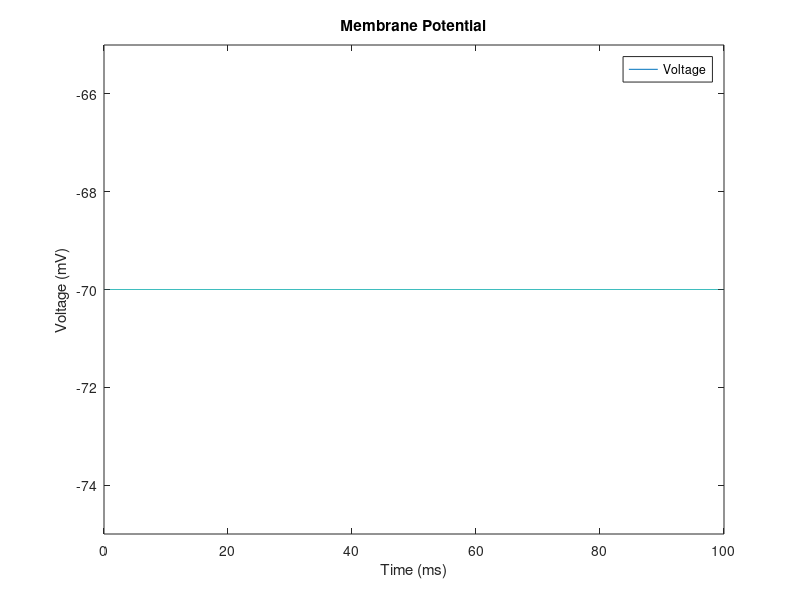
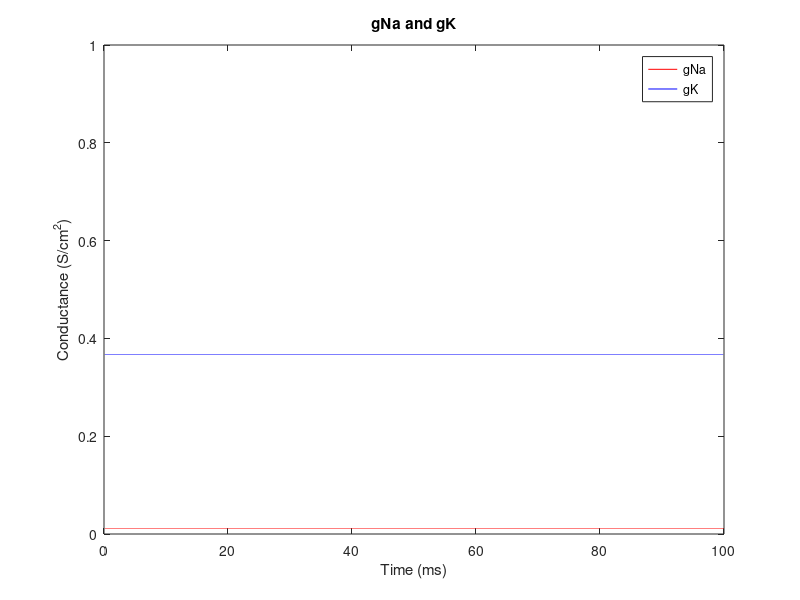

Reproduce these figures in MATLAB, in order.
clc;
clear;
% Initialize Time
stepsize = 1/1000; % This is the step size taken to get from 0 to 100
                   % It seems any stepsize smaller than 1/100 will work
t = [0:stepsize:100]; %Time

% Constants
gKcon = 36; %mS/cm^2
gNacon = 120; %mS/cm^2
gL = 0.3; %mS/cm^2
EK = -12; %mS/cm^2
ENa = 115; %mV
EL = 10.6; %mV
Vrest = 0; %mV Originally -70mV, but this will be corrected at the end.
           %Simplification method based on Piazza comment.
Cm = 1; %uF/cm^2

% Initial Conditions
Vm = ones(1,length(t)).*0; %Initializes the membrane voltage vector which 
                           %is the same size as the time vector, to zero
  
am = 0.1*((25-Vrest)/(exp((25-Vrest)/10)-1));
bm = 4*exp(-1*Vrest/18);
an = 0.01*((10-Vrest)/(exp((10-Vrest)/10)-1));
bn = 0.125*exp(-1*Vrest/80);
ah = 0.07*exp(-1*Vrest/20);
bh = 1/(exp((30-Vrest)/10)+1);
    % This block above are the given equations for alpha and beta
    
mo = am/(am+bm);
no = an/(an+bn);
ho = ah/(ah+bh);
    % Calculates the initial probabilities m,n, and h

I = 0; %Injected current initialized to zero

m(1) = mo;
n(1) = no;
h(1) = ho;
gNa(1) = ((m(1))^3)*gNacon*h(1);
gK(1) = (n((1))^4)*gKcon;
    % The first values are initialized into there respective vectors
    % because the for loop starts at 2.
    
    % The for loop starts at 2 so eulers method can be used so n(the next 
    % value) will bebase off of (n - 1)(the pervious value or "current") 
for i = 2:length(t)
    
    am = 0.1*((25-Vm(i-1))/(exp((25-Vm(i-1))/10)-1));
    bm = 4*exp(-1*Vm(i-1)/18);
    an = 0.01*((10-Vm(i-1))/(exp((10-Vm(i-1))/10)-1));
    bn = 0.125*exp(-1*Vm(i-1)/80);
    ah = 0.07*exp(-1*Vm(i-1)/20);
    bh = 1/(exp((30-Vm(i-1))/10)+1);
        % The new values of the alpha's and beta's are calculated here
        % based off the previous (n-1) voltage value. 
    
    m(i) = m(i-1)+(stepsize*((am*(1-m(i-1)))-(bm*m(i-1))));
    n(i) = n(i-1)+(stepsize*((an*(1-n(i-1)))-(bn*n(i-1))));
    h(i) = h(i-1)+(stepsize*((ah*(1-h(i-1)))-(bh*h(i-1))));
        % These are the derivative equations used to calculate the next 
        % probabilities m,n, an h. These values are scaled by the step size
  
    gNa(i) = ((m(i-1))^3)*gNacon*h(i-1);
    gK(i) = (n((i-1))^4)*gKcon;
        % The calculation of conductances for Na and K.  
    
    INa = ((m(i-1))^3)*gNacon*h(i-1)*(Vm(i-1)-ENa);
    IK = (n((i-1))^4)*gKcon*(Vm(i-1)-EK);
    IL = gL*(Vm(i-1)-EL);
        % The calculation of each individual currect based on the previous
        % voltage and/or probability values
    
    Iion(i) = I - INa - IK - IL;
        % Total currect found as a summation
    
    dVm = (Iion(i)/Cm)*stepsize;
        % Derivative equation for voltage scaled be step size "time".
    
    Vm(i) = Vm(i-1)+(dVm);
        % New voltage calculation based off previous value and derivative
    
end

Vmm = Vm + ones(1,length(t))*-70;
    % Each of the voltage values in the vector have the resting voltage of 
    % -70 added back to them since the initial value started a 0 instead of
    % -70mV.
    
% Plots    
figure
plot(t,Vmm)
axis([0 100 -75 -65])
title('Membrane Potential')
xlabel('Time (ms)')
ylabel('Voltage (mV)')
legend('Voltage')

figure
plot(t,gNa,'r')
hold on
plot(t,gK,'b')
axis([0 100 0 1])
title('gNa and gK')
xlabel('Time (ms)')
ylabel('Conductance (S/cm^2)')
legend('gNa','gK')